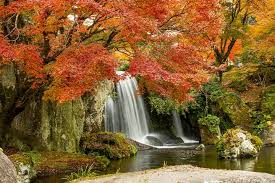
#> input picture images.jpeg, 275 x 183 px
$ python polaroid.py images.jpeg
#> lines starting #> are read from the running program, lines starting #| are printed output that depends on the picture
### ImageEditting.py
# Setup
from __future__ import print_function
from gaussianFilter import gaussian_filter
from convolution import convolution
import numpy as np
import matplotlib.pyplot as plt
from time import time
from skimage import io
import itertools

def blurr(img):

    img = io.imread(img)
    inp_rows, inp_cols, chanels = img.shape
    img_scale = inp_rows/inp_cols

    kernel = gaussian_filter(8)
    kernel = np.reshape(kernel, (7, 7))

    w1, h1 = kernel.shape

    output = np.zeros((img.shape))
    o = np.zeros((img.shape))

    output[:, :, 0] = convolution(img[:,:,0], kernel)
#    o[:, :, 0] = output[: , :, 0]/255
    output[:, :, 1] = convolution(img[:,:,1], kernel)
#    o[:, :, 1] = output[: , :, 1]/255
    output[:, :, 2] = convolution(img[:,:,2], kernel)
# [11 lines of commented-out code are left out]

    plt.show()

    return output

def resize_image(input_image, output_rows, output_cols):

    input_rows, input_cols, channels = input_image.shape
    output_image = np.zeros(shape=(output_rows, output_cols, 3))

    row_scale_factor = (input_rows/output_rows)
    col_scale_factor = (input_cols/output_cols)

    for i,j in itertools.product(range(0, output_rows), range(0, output_cols)):
        output_image[i][j] = input_image[int(i*row_scale_factor)][int(j*col_scale_factor)]

    return output_image

### convolution.py
## Convolution
## Convolution_nested  - using for loops

# Setup
from __future__ import print_function
import numpy as np
import matplotlib.pyplot as plt
from time import time
from skimage import io
import itertools


#%matplotlib inline
plt.rcParams['figure.figsize'] = (10.0, 8.0) # set default size of plots
plt.rcParams['image.interpolation'] = 'nearest'
plt.rcParams['image.cmap'] = 'gray'

def padding(img, kernel):
    w, h = img.shape
    w1, h1 = kernel.shape
    tmp_img = np.zeros((w+2*(w1//2), h+2*(h1//2)))
    tmp_img[w1//2:w1//2+w, h1//2:h1//2+h] = img
    return tmp_img

# [16 lines left out: function convolution_nested, not called in this run]

def convolution(img, kernel):
    # img is in the form of np.array

    w, h = img.shape
    w1, h1 = kernel.shape
    kernel = np.flip(kernel, axis = 0)
    kernel = np.flip(kernel, axis = 1)
    img = padding(img, kernel)
    output = np.zeros((w, h))

    # Iterating through the img
    for i,j in itertools.product(range(0, w),range(0, h)):
        # Iterating through the kernel
        output[i][j] = np.array(img[i:i+w1,j:j+h1]*kernel).sum()
    return output

### gaussianFilter.py
# Setup
import numpy as np
from skimage import io


def gaussian_filter(sigma):
    # Generate 1D kernel

    ks_half = int(np.ceil(3 * sigma)) # half kernel size
    x = np.linspace(-ks_half, ks_half, 2*ks_half + 1, dtype=float) # len(x) = 2*ks_half + 1
    kernel = gauss(x, sigma)
    kernel = kernel / np.sum(kernel) # make sure the sum of weights in kernel = 1

    return kernel

def gauss(x, sigma):
    return 1 / (np.sqrt(2 * np.pi) * sigma) * np.exp(-x**2 / (2 * sigma**2))

### polaroid.py
# Setup
from __future__ import print_function
import numpy as np
import matplotlib.pyplot as plt
from time import time
from skimage import io
from convolution import convolution
from ImageEditting import *
from PIL import Image
import itertools
import sys

plt.rcParams['figure.figsize'] = (10.0, 8.0) # set default size of plots
plt.rcParams['image.interpolation'] = 'nearest'
plt.rcParams['image.cmap'] = 'gray'


def vertical_polaroid(img):
    img = io.imread(img)
    inp_rows, inp_cols, chanels = img.shape
    img_scale = inp_rows/inp_cols

    output_rows = inp_rows+inp_rows//4+inp_rows//8
    output_cols = (int)(output_rows//img_scale)
    col_padding = (output_cols-inp_cols)//2

    output_rows = output_rows+inp_rows//5
    output = np.zeros((output_rows, output_cols, chanels))

    col_fac = 0
    if 2*col_padding != output_cols-inp_cols:
        col_fac = 1

    output[:, :] = 245

    output[inp_rows//8:output_rows-inp_rows//4-inp_rows//5, col_padding:output_cols-col_padding-col_fac] = img
    output1 = output/255

# [10 lines of commented-out code are left out]

    return output


def horizontal_polaroid(img):
    img = io.imread(img)
    inp_rows, inp_cols, chanels = img.shape
    img_scale = inp_cols/inp_rows

    output_cols = inp_cols+inp_cols//4+inp_cols//8
    output_rows = (int)(output_cols//img_scale)
    row_padding = (output_rows-inp_rows)//2

    output_cols = output_cols+inp_cols//5
    output = np.zeros((output_rows, output_cols, chanels))

    row_fac = 0
    if 2*row_padding != output_rows-inp_rows:
        row_fac = 1

    output[:, :] = 245

    output[row_padding:output_rows-row_padding-row_fac, inp_cols//8:output_cols-inp_cols//4-inp_cols//5] = img
    output1 = output/255

# [10 lines of commented-out code are left out]

    return output

def fancy_polaroid(img):
    background_blur = blurr(img)
#> in blurr, img is the input picture: shape (183, 275, 3); mean R, G, B 132.2, 94.9, 50.2
#> after the loop in convolution (call 3), `for i,j in itertools.product(range(0, w),range(0, h)):`:
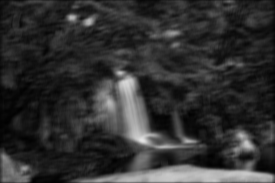
#> output: shape (183, 275) float64; min 1.66, max 229.1, mean 49.5

    hp = horizontal_polaroid(img)
    h1, w1, channels = hp.shape
#> h1 = 250; w1 = 432; channels = 3

    blurImgH= resize_image(background_blur, h1+h1//4, w1+w1//6)
#> after the loop in resize_image, `for i,j in itertools.product(range(0, output_rows), range(0, output_co..`:
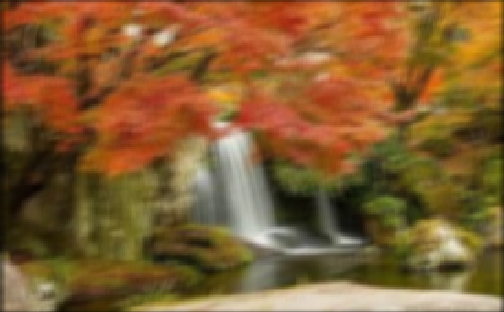
#> output_image: shape (312, 504, 3) float64; mean R, G, B 130.6, 93.7, 49.4
    blurImgH[h1//8:h1//8+h1, w1//12:w1//12+w1] = hp
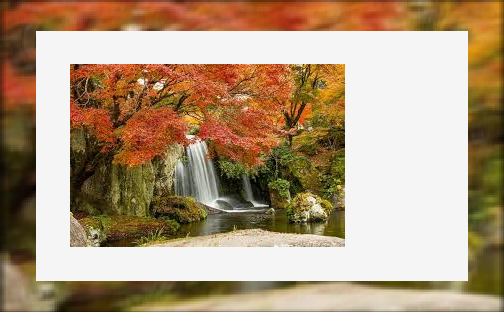
#> blurImgH: shape (312, 504, 3) float64; mean R, G, B 175.4, 151.5, 123.2

    vp = vertical_polaroid(img)
#> in vertical_polaroid, `output[inp_rows//8:output_rows-inp_rows//4-inp_rows//5, col_padding:ou..`:
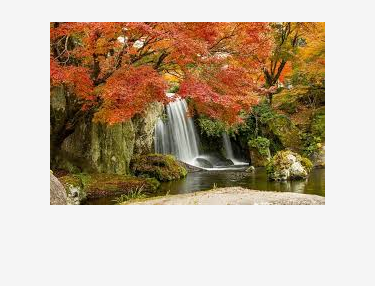
#> output: shape (286, 375, 3) float64; mean R, G, B 192.1, 174.6, 153.6
    h1, w1, channels = vp.shape
#> h1 = 286; w1 = 375

    blurImgV= resize_image(background_blur, h1+h1//6, w1+w1//4)
#> call 2 of resize_image, with output_rows = 333, output_cols = 468
#> after the loop in resize_image (call 2), `for i,j in itertools.product(range(0, output_rows), range(0, output_co..`:
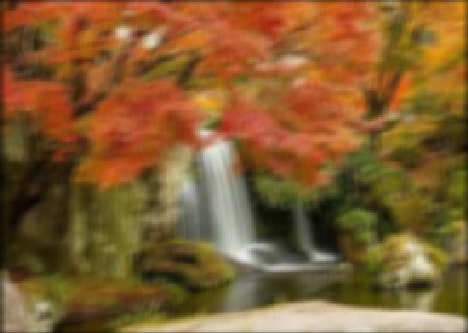
#> output_image: shape (333, 468, 3) float64; mean R, G, B 130.6, 93.7, 49.4
    blurImgV[h1//12:h1//12+h1, w1//8:w1//8+w1] = vp
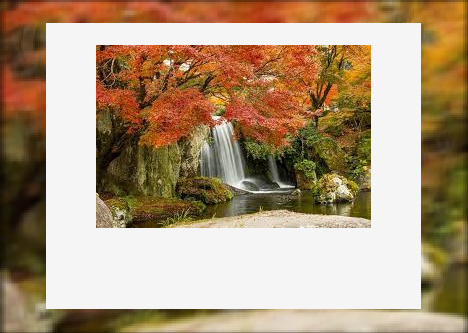
#> blurImgV: shape (333, 468, 3) float64; mean R, G, B 173.7, 150.5, 122.2

    plt.subplot(1, 2, 1)
    plt.imshow(blurImgH/255)
    plt.title('Horizontal Fancy Polaroid')
    plt.axis('off')

    plt.subplot(1, 2, 2)
    plt.title('Vertical Fancy Polaroid')
    plt.axis('off')
    plt.imshow(blurImgV/255)

    plt.show()
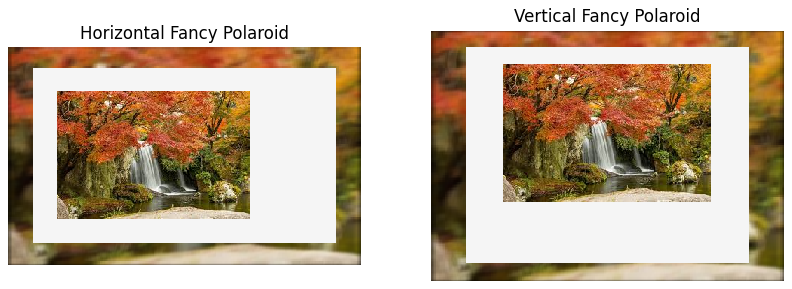
#> figure drawn by matplotlib, 2 panels

    return blurImgH/255, blurImgV/255


#if __init__ == __main__:
path = sys.argv[1]
print(path)
h, v = fancy_polaroid(path)
im = Image.fromarray((v * 255).astype(np.uint8))
im.save("PolaroidVertical.jpg")
im = Image.fromarray((h * 255).astype(np.uint8))
#> im: PIL image 504x312 RGB
im.save("PolaroidHorizontal.jpg")
